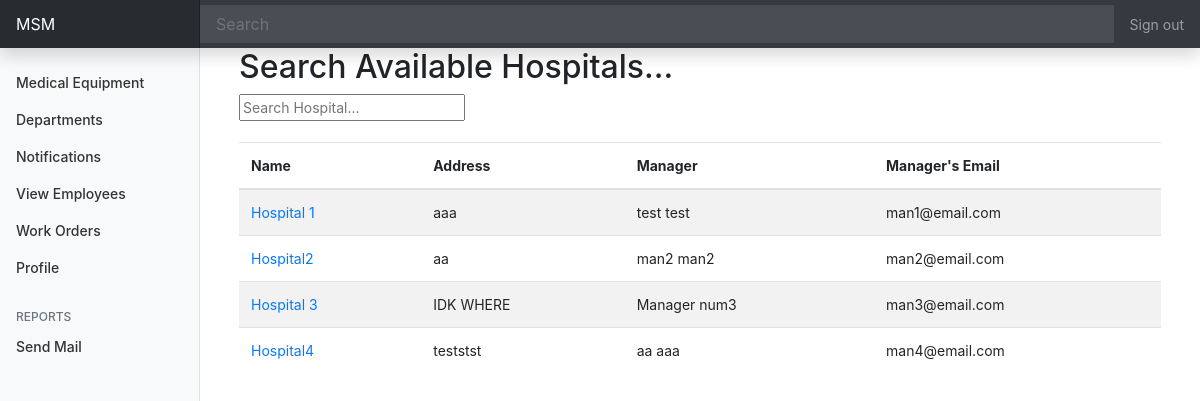
Page /med/search/ (signed in) on the committed database.
### med/models.py (models this page shows, shortened)
class Hospital(models.Model):
    name = models.CharField(_("Hospital Name"), max_length = 225, unique=True)
    address = models.TextField(_("Hospital Address"), null=True)
    phone_num = models.IntegerField()
    manager = models.OneToOneField(User, null=True, on_delete=models.CASCADE)

### authentication/models.py (models this page shows)
class User(AbstractUser):
    class Types(models.TextChoices):
        MANAGER = "MANAGER", "manager"
        ENGINEER = "ENGINEER", "engineer"
        DOCTOR = "DOCTOR", "doctor"
    email = models.EmailField(_('email address'), unique=True)
    type = models.CharField(_("Type"), max_length= 50, choices=Types.choices, default = Types.MANAGER)
    in_hospital = models.BooleanField(_("Currently registered in a hospital"), default=False)
    USERNAME_FIELD = 'email'
    REQUIRED_FIELDS = []
    objects = CustomUserManager()
    def __str__(self):
        return self.email

### med/views.py (the view)
# urls.py: path('search/', SearchHospitalView.as_view(), name ='hospital-search'),
class SearchHospitalView(LoginRequiredMixin, ListView):
    model = Hospital
    template_name = 'med/hospital_search.html'
    def get_queryset(self):
        object_list = Hospital.objects.all()
        return object_list

### med/templates/med/hospital_search.html
{% extends "dashboard/base.html" %}
{% block content%}
<div class="container">
    <h2>Search Available Hospitals...</h2>
    <form action="{% url 'hospital-search-results' %}" method="get">
        <input name="q" type="text" placeholder="Search Hospital...">
      </form>
</div>
<br>
<div class="container">
<ul class="navbar-nav ml-auto">
    <table class="table table-striped table-hover">
        <thead>
        <tr>
            <th scope="col">Name</th>
            <th scope="col">Address</th>
            <th scope="col">Manager</th>
            <th scope="col">Manager's Email</th>
        </tr>
        </thead>
        <tbody>
        {% for hospital in object_list %}
        <tr>
            <td><a href="{% url 'hospital-details' hospital.id %}">{{ hospital.name }}</a></td>
            <td>{{ hospital.address }}</td>
            <td>{{ hospital.manager.first_name }} {{ hospital.manager.last_name }}</td>
            <td>{{ hospital.manager }}</td>
        </tr>
        {% endfor %}
        </tbody>
    </table>
</ul>
</div>
{% endblock %}

### dashboard/static/dashboard/accsess.css (style rules this page uses)
body { font-size: .875rem; }

### rows in the picture
Hospital: name "Hospital 1", address "aaa", manager.first_name "test", manager.last_name "test", manager "man1@email.com"
Hospital: name "Hospital2", address "aa", manager.first_name "man2", manager.last_name "man2", manager "man2@email.com"
Hospital: name "Hospital 3", address "IDK WHERE", manager.first_name "Manager", manager.last_name "num3", manager "man3@email.com"
Hospital: name "Hospital4", address "teststst", manager.first_name "aa", manager.last_name "aaa", manager "man4@email.com"
